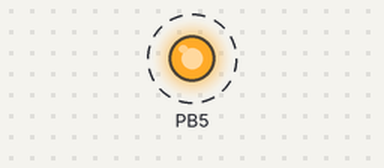
This program was run on a simulated ATmega328P, built with avr-gcc and emulated at 16 MHz. On the bench: output pins drawn as LEDs (lit = HIGH). Dashed ring = blinking. What the program prints to the serial monitor is not drawn.

Above: at 0.3 s.
Timing chart, 0 to 3.0 s (numbered marks = the images above):
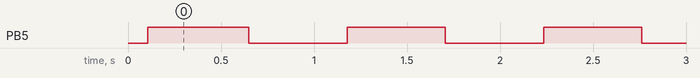

The program:

main.c
```c
/*
 * Minimal AVR target: blinks PB5 and prints over UART.
 * Runs unchanged on real silicon and under simavr.
 *
 * C17, no dynamic allocation, no implicit narrowing conversions.
 */
#include <stdint.h>

#include <avr/io.h>
#include <util/delay.h>

#ifndef F_CPU
#error "Define F_CPU (see Makefile)"
#endif

/* Compile-time constants: macros keep them usable in the delay expansion. */
#define KBAUD 9600u
#define KTICK_MS 500u

static void uart_init(void)
{
    const uint32_t divider = (F_CPU / (16u * KBAUD)) - 1u;
    UBRR0 = (uint16_t)divider;
    UCSR0B = (uint8_t)(1u << TXEN0);
    UCSR0C = (uint8_t)((1u << UCSZ01) | (1u << UCSZ00));
}

static void uart_putc(char c)
{
    while ((UCSR0A & (uint8_t)(1u << UDRE0)) == 0u) {
        /* spin */
    }
    UDR0 = (uint8_t)c;
}

static void uart_puts(const char *s)
{
    while (*s != '\0') {
        uart_putc(*s);
        ++s;
    }
}

int main(void)
{
    DDRB |= (uint8_t)(1u << PB5); /* LED pin as output */

    uart_init();
    uart_puts("avr-blink: boot\r\n");

    /* Volatile so the debugger can always read it at -Os. */
    static volatile uint32_t ticks;

    for (;;) {
        PORTB ^= (uint8_t)(1u << PB5);
        uart_puts("tick\r\n");
        _delay_ms(KTICK_MS);
        ++ticks;
        if (ticks == 0u) {
            uart_puts("tick-wrap\r\n");
        }
    }
}
```

Measured:
- by itself, PB5: alternates HIGH for 0.53 s and LOW for 0.53 s
